Frame 1 (no input): blank canvas, image omitted
Frame 60 (the mouse pressed at the canvas centre just before this capture): blank canvas, image omitted
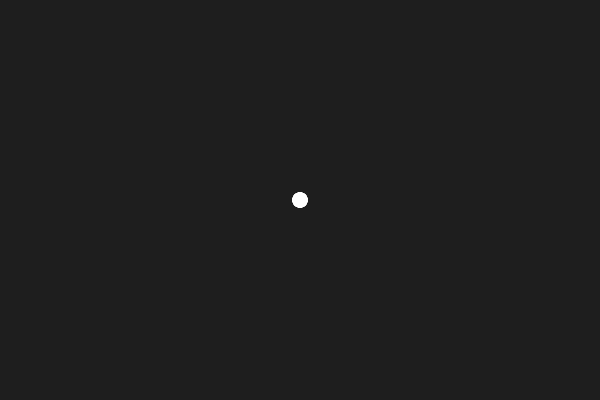
Frame 120 (the mouse held since frame 60 and released just before this capture)

The Processing sketch whose frames 1 and 60 were blank and that drew this single picture after the mouse press (run headless with seeded random() and noise(); from frame 60 on, the mouse is pressed at the canvas centre):

// Processing sketch: Day_2_Demo
// ── Day_2_Demo.pde
// Day 2 Demo - Storing mouse history in arrays

float[] trailX = new float[30];
float[] trailY = new float[30];

void setup() {
  size(600, 400);
}

void draw() {
  background(30);

  // Shift old positions down
  for (int i = trailX.length - 1; i > 0; i--) {
    trailX[i] = trailX[i - 1];
    trailY[i] = trailY[i - 1];
  }

  // Store current mouse at front
  trailX[0] = mouseX;
  trailY[0] = mouseY;

  // Draw each stored position
  for (int i = 0; i < trailX.length; i++) {
    float alpha = map(i, 0, trailX.length, 255, 0);
    fill(255, alpha);
    noStroke();
    circle(trailX[i], trailY[i], 15);
  }
}
